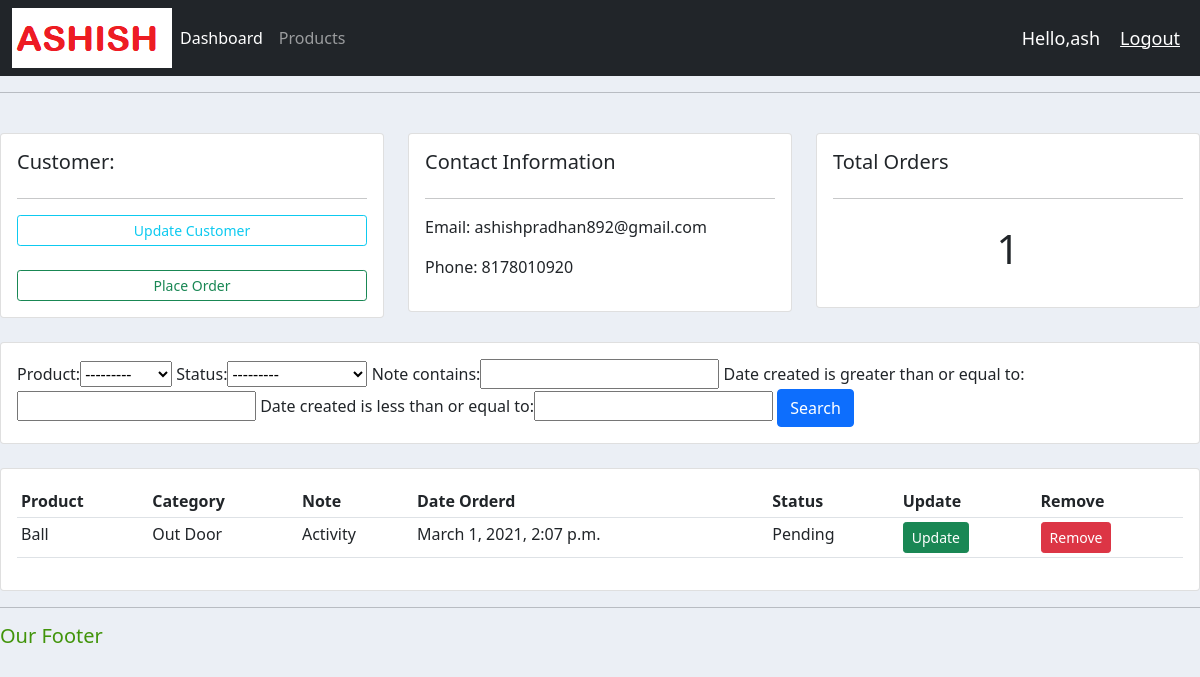
Screenshot of /customer/4/ (signed in) with the database file from the repository.
### accounts/models.py (models this page shows, shortened)
class Customer(models.Model):
    name = models.CharField(max_length=200, null=True)
    phone = models.CharField(max_length=10, null=True)
    email = models.CharField(max_length=100, null=True)
    date_created = models.DateTimeField(auto_now_add=True, null=True)

class Order(models.Model):
    STATUS = (
            ('Pending', 'Pending'),
            ('Out for delivery', 'Out for delivery'),
            ('Delivered', 'Delivered'),
            )
    customer = models.ForeignKey(Customer, null=True, on_delete = models.SET_NULL)
    product = models.ForeignKey(Product, null=True, on_delete = models.SET_NULL)
    date_created = models.DateTimeField(auto_now_add=True, null=True)
    status = models.CharField(max_length=100, null=True, choices=STATUS)
    note = models.CharField(max_length=100, null=True)

class Product(models.Model):
    CATEGORY = (
              ('Indoor', 'Indoor'),
              ('Out Door', 'Out Door'),
              )
    name = models.CharField(max_length=100, null=True)
    price =models.FloatField(null=True)
    category = models.CharField(max_length=100, null=True, choices=CATEGORY)
    description = models.CharField(max_length=100, null=True, blank=True)
    date_created = models.DateTimeField(auto_now_add=True, null=True)
    tag = models.ManyToManyField(Tag)
    def __str__(self):
        return self.name

### accounts/decorators.py (the view)
        def wrapper_func(request, *args, **kwargs):
            group = None
            if(request.user.groups.exists()):
                group = request.user.groups.all()[0].name
            if(group in allowed_roles):
                return view_func(request, *args, **kwargs)
            else:
                return HttpResponse("You are not authorized to view this page.")

### accounts/views.py (called while the page is built)
@login_required(login_url='login')
@allowed_users(allowed_roles=['admin'])
def customer(request,pk):
    customer = Customer.objects.get(id=pk)
    orders = customer.order_set.all()
    total_orders = orders.count()
    myFilter = OrderFilter(request.GET, queryset=orders)
    orders = myFilter.qs
    context = {'customer':customer, 'orders':orders,'total_orders':total_orders, 'myFilter':myFilter}
    return render(request,'accounts/customer.html',context=context)

### accounts/templates/accounts/customer.html
{% extends 'accounts/main.html' %}
{% block content %}
	<br>
<div class="row">
	<div class="col-md">
		<div class="card card-body">
			<h5>Customer:</h5>
			<hr>
			<a class="btn btn-outline-info  btn-sm btn-block" href="">Update Customer</a>
			<br>
			<a class="btn btn-outline-success  btn-sm btn-block" href="{% url 'create_order' customer.id %}">Place Order</a>
		</div>
	</div>
	<div class="col-md">
		<div class="card card-body">
			<h5>Contact Information</h5>
			<hr>
			<p>Email: {{customer.email}}</p>
			<p>Phone: {{customer.phone}}</p>
		</div>
	</div>
	<div class="col-md">
		<div class="card card-body">
			<h5>Total Orders</h5>
			<hr>
			<h1 style="text-align: center;padding: 10px">{{total_orders}}</h1>
		</div>
	</div>
</div>
<br>
<div class="row">
	<div class="col">
		<div class="card card-body">
			<form method="get">
				{{myFilter.form}}
		    <button class="btn btn-primary" type="submit">Search</button>
		  </form>
		</div>
	</div>
</div>
<br>
<div class="row">
	<div class="col-md">
		<div class="card card-body">
			<table class="table table-sm">
				<tr>
					<th>Product</th>
					<th>Category</th>
					<th>Note</th>
					<th>Date Orderd</th>
					<th>Status</th>
					<th>Update</th>
					<th>Remove</th>
				</tr>
				{%for order in orders%}
				<tr>
					<td>{{order.product}}</td>
					<td>{{order.product.category}}</td>
					<td>{{order.note}}</td>
					<td>{{order.date_created}}</td>
					<td>{{order.status}}</td>
					<td><a class="btn btn-sm btn-success" href="{% url 'update_order' order.id %}" role="button">Update</a></td>
					<td><a class="btn btn-sm btn-danger" href="{% url 'delete_order' order.id %}" role="button">Remove</a></td>
				</tr>
				{% endfor %}
			</table>
		</div>
	</div>
</div>
{% endblock content %}

### accounts/templates/accounts/navbar.html (shortened to what this page needs)
{% load static %}
<nav class="navbar navbar-expand-lg navbar-dark bg-dark">
  <div class="container-fluid">
    <img src="{% static 'images/logo.png' %}">
    <div class="collapse navbar-collapse" id="navbarNav">
      <ul class="navbar-nav">
        {% if request.user.is_staff %}
        <li class="nav-item">
          <a class="nav-link active" aria-current="page" href="{% url 'home' %}">Dashboard</a>
        </li>
        <li class="nav-item">
          <a class="nav-link" href="{% url 'products' %}">Products</a>
        </li>
        {% endif %}
      </ul>
    </div>
  </div>
  <span class="hello-msg">Hello,{{request.user}}</span>
  <span><a class="hello-msg" href="{% url 'logout' %}">Logout</a>
</nav>

### static/css/main.css (style rules this page uses)
body { background-color: #ebeff5; }

### accounts/templates/accounts/navbar.html (style rules this page uses)
.hello-msg { font-size: 18px; color: #ffff; margin-right: 20px; }

### rows the page displays
Customer: email "ashishpradhan892@gmail.com", phone "8178010920"
Order: product "Ball", product.category "Out Door", note "Activity", date_created "March 1, 2021, 2:07 p.m.", status "Pending"

### other values shown
{{ request.user }} "ash"
{{ total_orders }} "1"
